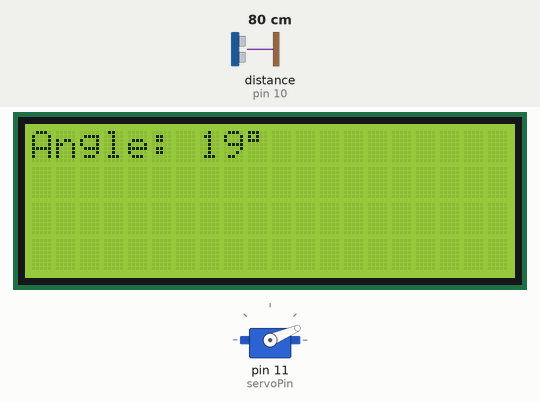
This sketch was run on a simulated Arduino Uno, built with avr-gcc and run on an emulated ATmega328P. Parts: 20×4 character LCD, servo. Wiring (inferred from the names in the program): ultrasonic range finder: trigger pin 9; echo pin 10. The test bench sets the inputs (shaded band); at power-on: distance to the obstacle (sensor on pin 10) 80 cm. The echo pulse lasts 58.3 µs per cm.

Above: at 1.2 s.
1.3 s: distance to the obstacle (sensor on pin 10) set to 9 cm
At 1.82 s:
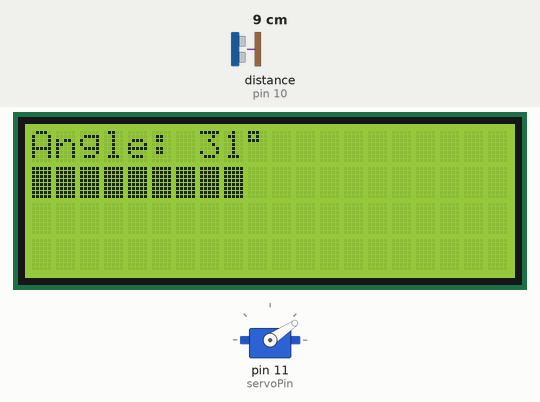
3.8 s: distance to the obstacle (sensor on pin 10) set to 2 cm
At 4.06 s:
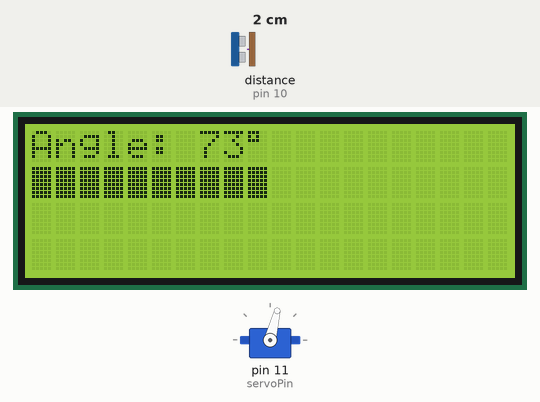
6.3 s: distance to the obstacle (sensor on pin 10) set to 18 cm
At 6.66 s:
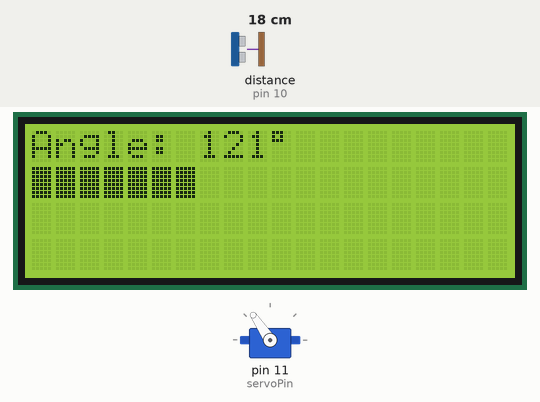
8.9 s: distance to the obstacle (sensor on pin 10) set to 35 cm
At 9.2 s:
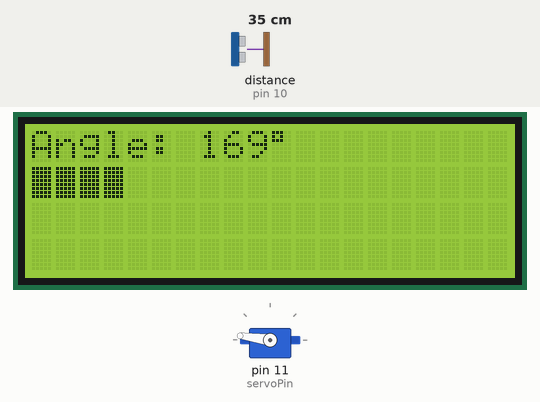
11.4 s: distance to the obstacle (sensor on pin 10) set to 60 cm
At 11.98 s:
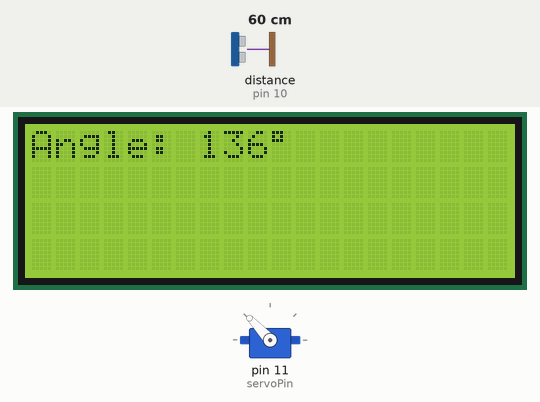
16.9 s: distance to the obstacle (sensor on pin 10) set to 4 cm
At 18.63 s:
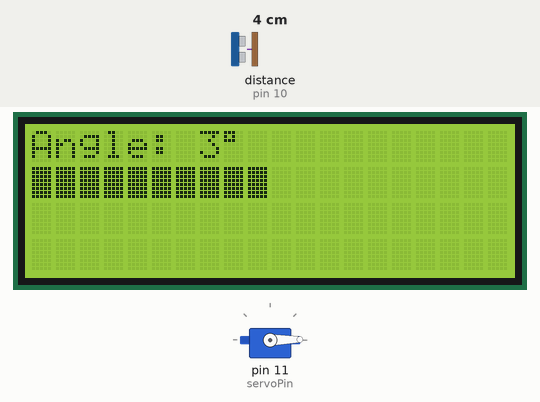
Timing chart, 0 to 20.6 s (numbered marks = the images above; inputs shaded):
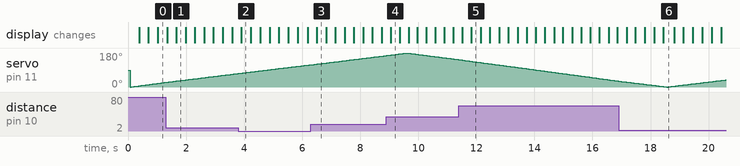

The sketch:

code7.ino
```cpp
#include <Wire.h>
#include <LiquidCrystal_I2C.h>
#include <Servo.h>

LiquidCrystal_I2C lcd(0x27, 20, 4);

const int trigPin = 9;
const int echoPin = 10;
const int servoPin = 11;

Servo servo;
int servoPos = 0;
bool sweepForward = true;

byte bar[8] = {0x1F,0x1F,0x1F,0x1F,0x1F,0x1F,0x1F,0x1F};

void setup() {
  lcd.init();
  lcd.backlight();
  lcd.createChar(0, bar);
  servo.attach(servoPin);
  pinMode(trigPin, OUTPUT);
  pinMode(echoPin, INPUT);
}

void loop() {
  servo.write(servoPos);
  int distance = getDistance();

  lcd.clear();
  lcd.setCursor(0, 0);
  lcd.print("Angle: "); lcd.print(servoPos); lcd.print((char)223);

  lcd.setCursor(0, 1);
  if (distance == -1) {
    lcd.print("No Obj");
  } else {
    int bars = map(distance, 0, 50, 10, 0);
    for (int i = 0; i < bars; i++) lcd.write(byte(0));
  }

  // Sweep
  if (sweepForward) {
    servoPos++;
    if (servoPos >= 180) sweepForward = false;
  } else {
    servoPos--;
    if (servoPos <= 0) sweepForward = true;
  }
  delay(30);
}

int getDistance() {
  digitalWrite(trigPin, LOW); delayMicroseconds(2);
  digitalWrite(trigPin, HIGH); delayMicroseconds(10);
  digitalWrite(trigPin, LOW);
  long duration = pulseIn(echoPin, HIGH, 20000);
  if (duration == 0) return -1;
  return duration * 0.034 / 2;
}
```

Measured:
- after the input at 1.3 s, the display: first differs from a run without the input after 0.36 s (image 1)
- after the input at 3.8 s, the display: changes after 0.11 s (image 2)
- after the input at 6.3 s, the display: changes after 0.21 s (image 3)
- after the input at 8.9 s, the display: changes after 0.15 s (image 4)
- after the input at 11.4 s, the display: first changes after 0.11 s (image 5 shows a later state)
- after the input at 16.9 s, the display: first changes after 0.28 s (image 6 shows a later state)
